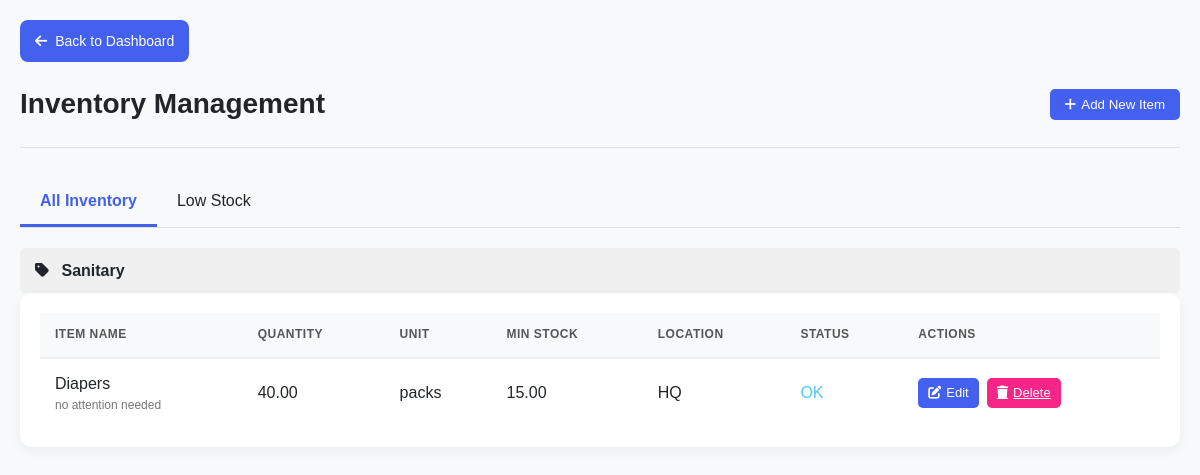
Page /inventory_management.php (signed in) on the committed database.
### tables this page shows
CREATE TABLE `inventory` (
  `id` int(11) NOT NULL,
  `item_name` varchar(100) NOT NULL,
  `category` varchar(50) NOT NULL,
  `quantity` decimal(10,2) NOT NULL,
  `unit` varchar(20) NOT NULL,
  `minimum_stock` decimal(10,2) NOT NULL,
  `location` varchar(50) DEFAULT NULL,
  `notes` text DEFAULT NULL,
  `created_at` timestamp NOT NULL DEFAULT current_timestamp(),
  `updated_at` timestamp NOT NULL DEFAULT current_timestamp() ON UPDATE current_timestamp()
);

### inventory_management.php (the view, shortened to what this page needs)
<?php
try {
    require 'db.php';
    $pdo->query("SELECT 1");
} catch (PDOException $e) {
    error_log("Database connection error: " . $e->getMessage());
    die("Could not connect to the database. Please try again later.");
}
try {
    $stmt = $pdo->query("
        SELECT * FROM inventory
        ORDER BY category, item_name
    ");
    $inventoryItems = $stmt->fetchAll(PDO::FETCH_ASSOC);
    $groupedInventory = [];
    foreach ($inventoryItems as $item) {
        $groupedInventory[$item['category']][] = $item;
    }
} catch (PDOException $e) {
    error_log("Inventory fetch error: " . $e->getMessage());
    $error = "An error occurred while fetching inventory data.";
}
?>
<!DOCTYPE html>
<html lang="en">
<head>
    <link rel="stylesheet" href="https://cdnjs.cloudflare.com/ajax/libs/font-awesome/6.0.0-beta3/css/all.min.css">
</head>
<body>
    <div class="app-container">
        <a href="admin_dashboard.php" class="back-button">
            <i class="fas fa-arrow-left"></i>
            Back to Dashboard
        </a>
        <div class="header">
            <h1>Inventory Management</h1>
            <button id="addItemBtn" class="btn btn-primary">
                <i class="fas fa-plus"></i> Add New Item
            </button>
        </div>
        <div class="tabs">
            <div class="tab active" data-tab="inventory">All Inventory</div>
            <div class="tab" data-tab="low-stock">Low Stock</div>
        </div>
        <div id="inventory" class="tab-content active">
            <?php if (empty($inventoryItems)): ?>
                <div class="card">
                    <div class="no-data">
                        <i class="fas fa-box-open" style="margin-right: 8px;"></i>
                        No inventory items found
                    </div>
                </div>
            <?php else: ?>
                <?php foreach ($groupedInventory as $category => $items): ?>
                    <div class="category-header">
                        <i class="fas fa-tag" style="margin-right: 8px;"></i>
                        <?= htmlspecialchars($category) ?>
                    </div>
                    <div class="card">
                        <div class="table-container">
                            <table>
                                <thead>
                                    <tr>
                                        <th>Item Name</th>
                                        <th>Quantity</th>
                                        <th>Unit</th>
                                        <th>Min Stock</th>
                                        <th>Location</th>
                                        <th>Status</th>
                                        <th>Actions</th>
                                    </tr>
                                </thead>
                                <tbody>
                                    <?php foreach ($items as $item): ?>
                                        <?php
                                        $stockStatus = '';
                                        $stockRatio = $item['quantity'] / $item['minimum_stock'];
                                        if ($item['quantity'] <= 0) {
                                            $stockStatus = 'stock-critical';
                                            $statusText = 'Out of Stock';
                                        } elseif ($stockRatio < 0.5) {
                                            $stockStatus = 'stock-critical';
                                            $statusText = 'Critical';
                                        } elseif ($stockRatio < 1) {
                                            $stockStatus = 'stock-low';
                                            $statusText = 'Low';
                                        } else {
                                            $stockStatus = 'stock-ok';
                                            $statusText = 'OK';
                                        }
                                        ?>
                                        <tr>
                                            <td>
                                                <div><?= htmlspecialchars($item['item_name']) ?></div>
                                                <?php if (!empty($item['notes'])): ?>
                                                    <div style="font-size: 12px; color: #777;"><?= htmlspecialchars($item['notes']) ?></div>
                                                <?php endif; ?>
                                            </td>
                                            <td><?= htmlspecialchars($item['quantity']) ?></td>
                                            <td><?= htmlspecialchars($item['unit']) ?></td>
                                            <td><?= htmlspecialchars($item['minimum_stock']) ?></td>
                                            <td><?= htmlspecialchars($item['location']) ?></td>
                                            <td class="<?= $stockStatus ?>"><?= $statusText ?></td>
                                            <td>
                                                <div class="action-buttons">
                                                    <button class="btn btn-sm btn-primary edit-item"
                                                            data-id="<?= $item['id'] ?>"
                                                            data-name="<?= htmlspecialchars($item['item_name']) ?>"
                                                            data-category="<?= htmlspecialchars($item['category']) ?>"
                                                            data-quantity="<?= htmlspecialchars($item['quantity']) ?>"
                                                            data-unit="<?= htmlspecialchars($item['unit']) ?>"
                                                            data-min="<?= htmlspecialchars($item['minimum_stock']) ?>"
                                                            data-location="<?= htmlspecialchars($item['location']) ?>"
                                                            data-notes="<?= htmlspecialchars($item['notes']) ?>">
                                                        <i class="fas fa-edit"></i> Edit
                                                    </button>
                                                    <a href="?delete=<?= $item['id'] ?>" class="btn btn-sm btn-danger"
                                                       onclick="return confirm('Are you sure you want to delete this item?')">
                                                        <i class="fas fa-trash"></i> Delete
                                                    </a>
                                                </div>
                                            </td>
                                        </tr>
                                    <?php endforeach; ?>
                                </tbody>
                            </table>
                        </div>
                    </div>
                <?php endforeach; ?>
            <?php endif; ?>
        </div>
    </div>
</body>
</html>

### inventory_management.php (style rules this page uses)
:root { --primary: #4361ee; --primary-light: #4895ef; --success: #4cc9f0; --warning: #f8961e; --danger: #f72585; --dark: #212529; --light: #f8f9fa; --transition: all 0.3s ease; }
* { margin: 0; padding: 0; box-sizing: border-box; }
body { font-family: 'Poppins', sans-serif; background-color: var(--light); color: var(--dark); line-height: 1.6; }
.app-container { padding: 20px; max-width: 1400px; margin: 0 auto; }
.back-button { display: inline-flex; align-items: center; background-color: var(--primary); color: white; padding: 10px 15px; border-radius: 8px; text-decoration: none; font-size: 14px; margin-bottom: 20px; transition: var(--transition); }
.back-button i { margin-right: 8px; }
.header { display: flex; justify-content: space-between; align-items: center; margin-bottom: 30px; padding-bottom: 20px; border-bottom: 1px solid #e0e0e0; flex-wrap: wrap; gap: 15px; }
.header h1 { font-size: 28px; color: var(--dark); }
.tabs { display: flex; border-bottom: 1px solid #ddd; margin-bottom: 20px; }
.tab { padding: 10px 20px; cursor: pointer; border-bottom: 3px solid transparent; transition: var(--transition); }
.tab.active { border-bottom-color: var(--primary); font-weight: 600; color: var(--primary); }
.tab-content { display: none; }
.tab-content.active { display: block; }
.card { background-color: white; border-radius: 12px; box-shadow: 0 4px 12px rgba(0, 0, 0, 0.05); padding: 20px; margin-bottom: 20px; }
.btn { padding: 8px 15px; border-radius: 5px; border: none; cursor: pointer; font-weight: 500; transition: var(--transition); display: inline-flex; align-items: center; }
.btn i { margin-right: 5px; }
.btn-primary { background-color: var(--primary); color: white; }
.btn-danger { background-color: var(--danger); color: white; }
.table-container { overflow-x: auto; }
table { width: 100%; border-collapse: collapse; }
th { background-color: #f8f9fa; color: #555; font-weight: 600; text-align: left; padding: 12px 15px; border-bottom: 2px solid #eee; text-transform: uppercase; font-size: 12px; letter-spacing: 0.5px; }
td { padding: 12px 15px; border-bottom: 1px solid #eee; vertical-align: middle; }
tr:last-child td { border-bottom: none; }
.category-header { background-color: #f0f0f0; font-weight: 600; padding: 10px 15px; margin-top: 20px; border-radius: 5px; }
.stock-ok { color: var(--success); font-weight: 500; }
.action-buttons { display: flex; gap: 8px; }
.btn-sm { padding: 5px 10px; font-size: 13px; }

### rows in the picture
inventory: item_name "Diapers", notes "no attention needed", quantity "40.00", unit "packs", minimum_stock "15.00", location "HQ", statusText "OK"

### other values in the picture
$category "Sanitary"
